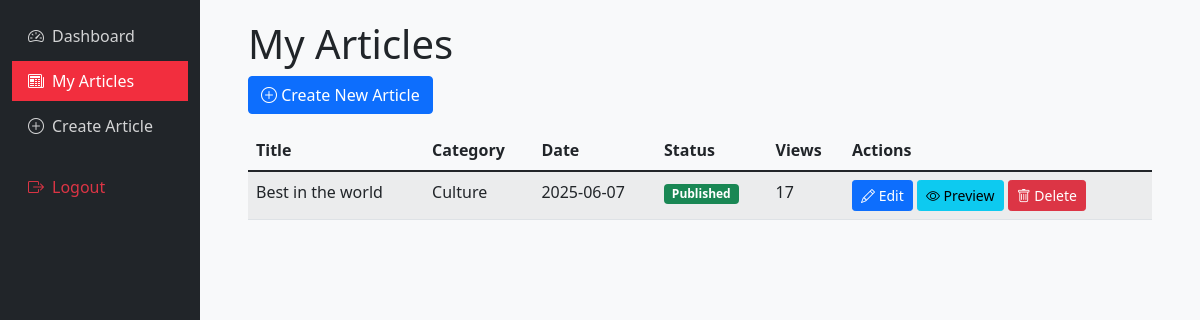
The app's page /journalist/articles (signed in), older data.
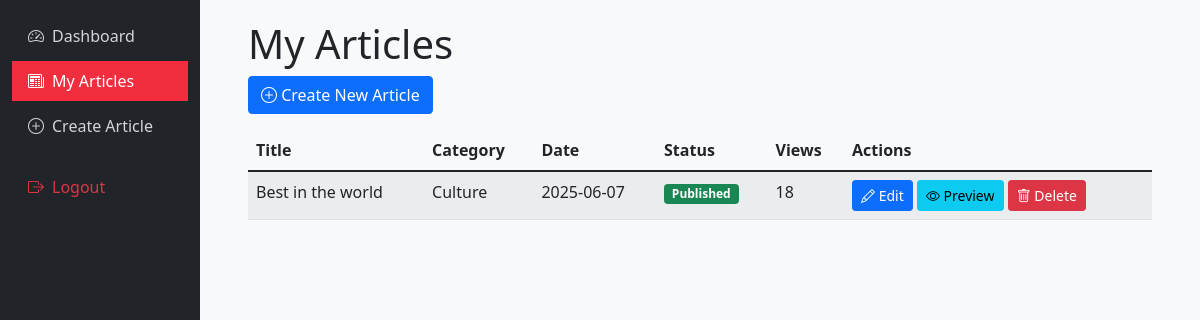
The same page, newer data.
### app.py (models this page shows)
class News(db.Model):
    id = db.Column(db.Integer, primary_key=True)
    title = db.Column(db.String(200), nullable=False)
    content = db.Column(db.Text, nullable=False)
    category = db.Column(db.String(50), nullable=False)
    image = db.Column(db.String(100), nullable=False, default='default_news.jpg')
    date_posted = db.Column(db.DateTime, nullable=False, default=datetime.utcnow)
    is_published = db.Column(db.Boolean, default=False)
    views = db.Column(db.Integer, default=0)
    user_id = db.Column(db.Integer, db.ForeignKey('user.id'), nullable=False)

### app.py (the view)
@app.route('/journalist/articles')
@login_required
def journalist_articles():
    if current_user.role not in ['journalist', 'senior_journalist', 'junior_journalist']:
        flash('You are not authorized to access this page', 'error')
        return redirect(url_for('home'))
    articles = News.query.filter_by(user_id=current_user.id).order_by(News.date_posted.desc()).all()
    return render_template('journalist_articles.html', articles=articles)

### app.py (called while the page is built)
@login_manager.user_loader
def load_user(user_id):
    return User.query.get(int(user_id))

@app.context_processor
def inject_datetime():
    return {'datetime': datetime}

### templates/journalist_articles.html (shortened to what this page needs)
{% extends "journalist_base.html" %}
{% block content %}
<div class="container">
    <h1>My Articles</h1>
    <div class="mb-3">
        <a href="{{ url_for('new_article') }}" class="btn btn-primary">
            <i class="bi bi-plus-circle"></i> Create New Article
        </a>
    </div>
    <div class="table-responsive">
        <table class="table table-striped">
            <thead>
                <tr>
                    <th>Title</th>
                    <th>Category</th>
                    <th>Date</th>
                    <th>Status</th>
                    <th>Views</th>
                    <th>Actions</th>
                </tr>
            </thead>
            <tbody>
                {% for article in articles %}
                <tr>
                    <td>{{ article.title }}</td>
                    <td>{{ article.category }}</td>
                    <td>{{ article.date_posted.strftime('%Y-%m-%d') }}</td>
                    <td>
                        {% if article.is_published %}
                            <span class="badge bg-success">Published</span>
                        {% else %}
                            <span class="badge bg-warning">Pending</span>
                        {% endif %}
                    </td>
                    <td>{{ article.views }}</td>
                    <td>
                        <a href="{{ url_for('edit_article', article_id=article.id) }}" class="btn btn-sm btn-primary">
                            <i class="bi bi-pencil"></i> Edit
                        </a>
                        <a href="{{ url_for('preview_article', article_id=article.id) }}" class="btn btn-sm btn-info">
                            <i class="bi bi-eye"></i> Preview
                        </a>
                        <button class="btn btn-sm btn-danger delete-article" data-id="{{ article.id }}">
                            <i class="bi bi-trash"></i> Delete
                        </button>
                    </td>
                </tr>
                {% else %}
                <tr>
                    <td colspan="6" class="text-center">No articles found</td>
                </tr>
                {% endfor %}
            </tbody>
        </table>
    </div>
</div>
{% endblock %}

### templates/journalist_base.html (shortened to what this page needs)
<!DOCTYPE html>
<html lang="en">
<head>
    <link href="https://cdn.jsdelivr.net/npm/bootstrap@5.1.3/dist/css/bootstrap.min.css" rel="stylesheet">
    <link rel="stylesheet" href="https://cdn.jsdelivr.net/npm/bootstrap-icons@1.8.0/font/bootstrap-icons.css">
</head>
<body>
    <div class="container-fluid">
        <div class="row">
            <div class="col-md-3 col-lg-2 d-md-block sidebar collapse bg-dark">
                <div class="position-sticky pt-3">
                    <ul class="nav flex-column">
                        <li class="nav-item">
                            <a class="nav-link" href="{{ url_for('journalist_home') }}">
                                <i class="bi bi-speedometer2 me-2"></i>Dashboard
                            </a>
                        </li>
                        <li class="nav-item">
                            <a class="nav-link active" href="{{ url_for('journalist_articles') }}">
                                <i class="bi bi-newspaper me-2"></i>My Articles
                            </a>
                        </li>
                        <li class="nav-item">
                            <a class="nav-link" href="{{ url_for('new_article') }}">
                                <i class="bi bi-plus-circle me-2"></i>Create Article
                            </a>
                        </li>
                        <li class="nav-item mt-3">
                            <a class="nav-link text-danger" href="{{ url_for('logout') }}">
                                <i class="bi bi-box-arrow-right me-2"></i>Logout
                            </a>
                        </li>
                    </ul>
                </div>
            </div>
            <main class="col-md-9 ms-sm-auto col-lg-10 px-md-4 main-content">
                {% block content %}{% endblock %}
            </main>
        </div>
    </div>
</body>
</html>

### templates/journalist_base.html (style rules this page uses)
body { background-color: #f8f9fa; }
.sidebar { min-height: 100vh; background-color: #0b3c5d; color: white; }
.sidebar .nav-link { color: rgba(255, 255, 255, 0.8); margin-bottom: 5px; }
.sidebar .nav-link.active { color: white; background-color: #f22e3e; }
.main-content { padding: 20px; }

Row changes from the older to the newer data that the page shows:
changed News "Best in the world": views "17" → "18"
